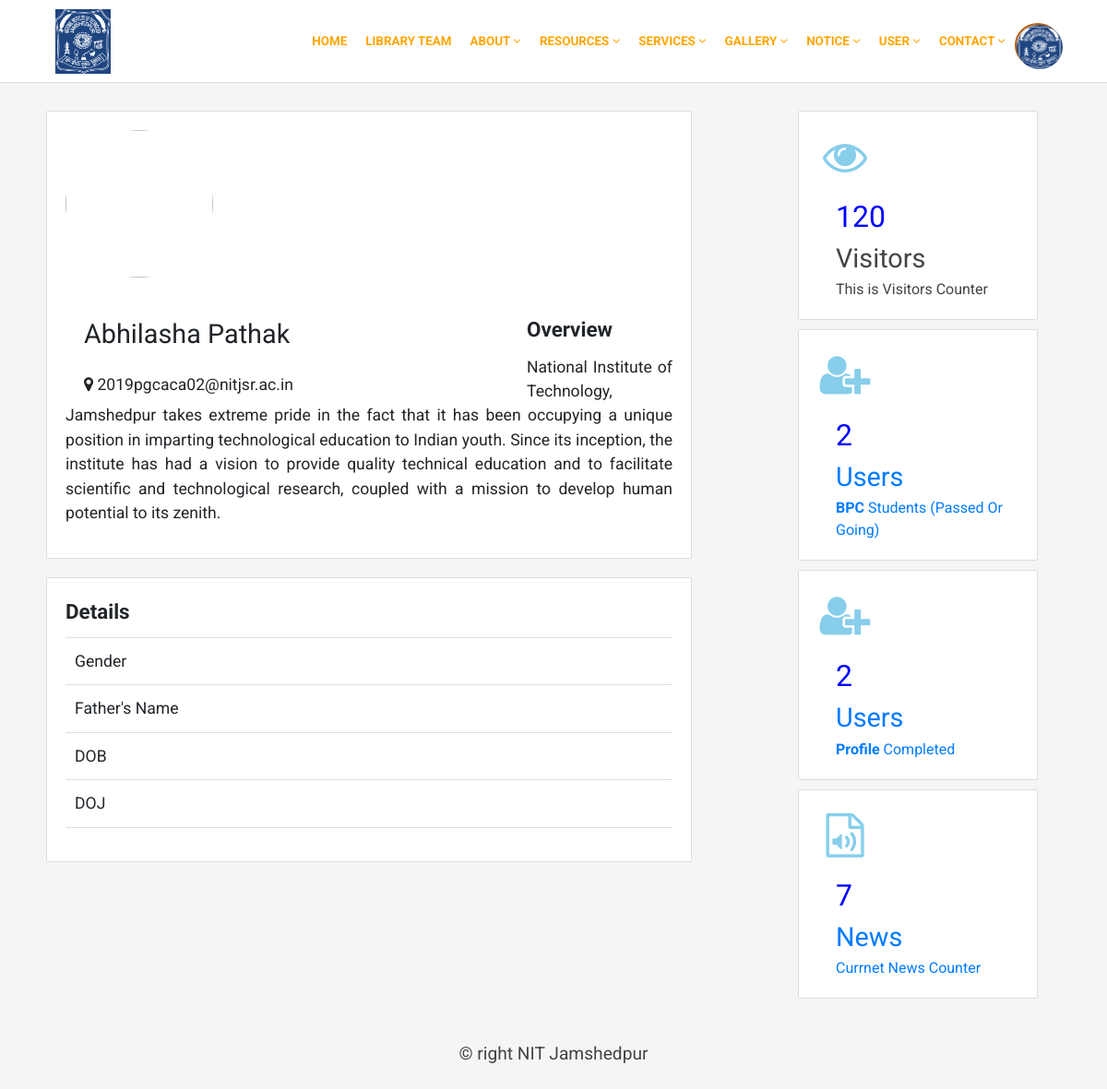
Screenshot of /home.php (signed in) with the database file from the repository.
### tables this page shows
CREATE TABLE `registration` (
  `UserId` int(255) NOT NULL,
  `Name` varchar(255) NOT NULL,
  `Email` varchar(255) NOT NULL,
  `Password` varchar(255) NOT NULL,
  `Confirmpassword` varchar(255) NOT NULL,
  `Type` varchar(255) NOT NULL,
  `Branch` varchar(255) NOT NULL,
  `Regno` varchar(20) DEFAULT NULL
);

CREATE TABLE `visiter` (
  `vid` varchar(10) NOT NULL,
  `vcount` int(11) NOT NULL
);

### home.php (the view, shortened to what this page needs)
<?php
include('comman/menu.php');
$sesuser=$_SESSION['sesuser'];
include('comman/connect.php');
$sql="select * from registration where email='$sesuser'";
$result = mysqli_query($con,$sql);
$data=mysqli_fetch_array($result);
?>
<div class="main">
	<div class="profile">
		<div class="profilebox">
			<div class="pic">
				<img src="images/">
			</div>
			<div class="name"><?php echo $data['Name'];?></div>
			<div class="address"><i class="fa fa-map-marker"></i> <?php echo $data['Email'];?></div>
		</div>
		<div class="overview">
			<span>Overview</span>
			<p>
				National Institute of Technology, Jamshedpur takes extreme pride in the fact that it has been occupying a unique position in imparting technological education to Indian youth. Since its inception, the institute has had a vision to provide quality technical education and to facilitate scientific and technological research, coupled with a mission to develop human potential to its zenith.
			</p>
		</div>
	</div>
	<div class="container">
		<div class="box">
			<div class="one"><i class="fa fa-eye"> </i></div>
			<div class="two">
				<?php
                    $v="select * from visiter";
                    $vv=mysqli_fetch_array(mysqli_query($con,$v));
                    echo $vv['vcount'];
                ?>
			</div>
			<div class="three">Visitors</div>
			<div class="four">This is Visitors Counter</div>
		</div>
		<div class="box">
			<a href="subscribeshow.php">
			<div class="one"><i class="fa fa-user-plus"></i></div>
			<div class="two">
				<?php
                   $u=$con->query("select * from registration");
                   echo $uu=mysqli_num_rows($u);
                ?>
			</div>
			<div class="three">Users</div>
			<div class="four"><b>BPC</b> Students (Passed Or Going)</div>
			</a>
		</div>
		<div class="box">
			<a href="subscribeshow_yes.php">
			<div class="one"><i class="fa fa-user-plus"></i></div>
			<div class="two">
				<?php
                   $u=$con->query("select * from registration ");
                   echo $uu=mysqli_num_rows($u);
                ?>
			</div>
			<div class="three">Users</div>
			<div class="four"><b>Profile</b> Completed</div>
			</a>
		</div>
		<div class="box">
			<a href="news.php">
			<div class="one"><i class="fa fa-file-audio-o"></i></div>
			<div class="two">
				<?php
                   $n=$con->query("select * from news");
                   echo $ns=mysqli_num_rows($n);
                ?>
			</div>
			<div class="three">News</div>
			<div class="four">Currnet News Counter</div>
			</a>
		</div>
	</div>
	<div class="profile" style="margin-top: 20px;">
		<span>Details</span>
		<table class="table">
			<tr>
				<td width="250">Gender</td>
			</tr>
			<tr>
				<td>Father's Name</td>
			</tr>
			<tr>
				<td>DOB</td>
			</tr>
			<tr>
				<td>DOJ</td>
			</tr>
		</table>
	</div>
</div>
<?php include('comman/footer.php');?>

### css/style1.css (style rules this page uses)
body { margin: 0px; padding: 0px; background: #f5f5f5; font-family: 'Roboto', sans-serif; }
.main { width: 1100px; min-height: 100px; border-radius: 2px; margin: auto; top: 120px; position: relative; }
.profile { width: 700px; min-height: 200px; background: #FFF; float: left; padding: 20px; border-radius: 2px; border: 1px solid #ddd; }
.table { width: 100%; font-size: 1.1em; border-bottom: 1px solid #ddd; border-collapse: collapse; }
.table td { border-bottom: 1px solid #ddd; border-collapse: collapse; padding-left: 10px; height: 40px; }
.profilebox { width: 100%; height: 200px; }
.pic { width: 160px; height: 160px; border-radius: 100%; float: left; }
.pic img { width: 160px; height: 160px; border-radius: 100%; }
.name { width: 500px; font-size: 1.8em; padding: 20px 0px 20px 20px; margin-top: 20px; float: left; text-transform: capitalize; }
.address { width: 500px; font-size: 1.1em; padding: 0px 0px 0px 20px; float: left; }
span { font-size: 1.4em; font-weight:bold; margin-bottom: 10px; display: block; }
p { font-size: 1.1em; text-align: justify; }
.container { width: 300px; min-height: 400px; float: right; }
.box { width: 260px; min-height: 100px; background: #FFF; padding: 20px; border-radius: 2px; margin-bottom: 10px; color: #444; border: 1px solid #ddd; }
.one { width: 60px; height: 70px; text-align: center; line-height: 60px; color: skyblue; font-size: 3em; float: left; }
.two { width: 160px; float: left; font-size: 2em; padding-left: 20px; color: blue; }
.three { width: 160px; padding-left: 20px; float: left; font-size: 1.8em; }
.four { width: 220px; padding-left: 20px; float: left; font-size: 1em; }

### comman/style1.php (style rules this page uses)
body { margin: 0px; padding: 0px; background: #f5f5f5; font-family: 'Roboto', sans-serif; }
.main { width: 1100px; min-height: 100px; border-radius: 2px; margin: auto; top: 120px; position: relative; }
.profile { width: 700px; min-height: 200px; background: #FFF; float: left; padding: 20px; border-radius: 2px; border: 1px solid #ddd; }
.table { width: 100%; font-size: 1.1em; border-bottom: 1px solid #ddd; border-collapse: collapse; }
.table td { border-bottom: 1px solid #ddd; border-collapse: collapse; padding-left: 10px; height: 40px; }
.profilebox { width: 100%; height: 200px; }
.pic { width: 160px; height: 160px; border-radius: 100%; float: left; }
.pic img { width: 160px; height: 160px; border-radius: 100%; }
.name { width: 500px; font-size: 1.8em; padding: 20px 0px 20px 20px; margin-top: 20px; float: left; text-transform: capitalize; }
.address { width: 500px; font-size: 1.1em; padding: 0px 0px 0px 20px; float: left; }
span { font-size: 1.4em; font-weight:bold; margin-bottom: 10px; display: block; }
p { font-size: 1.1em; text-align: justify; }
.container { width: 300px; min-height: 400px; float: right; }
.box { width: 260px; min-height: 100px; background: #FFF; padding: 20px; border-radius: 2px; margin-bottom: 10px; color: #444; border: 1px solid #ddd; }
.one { width: 60px; height: 70px; text-align: center; line-height: 60px; color: skyblue; font-size: 3em; float: left; }
.two { width: 160px; float: left; font-size: 2em; padding-left: 20px; color: blue; }
.three { width: 160px; padding-left: 20px; float: left; font-size: 1.8em; }
.four { width: 220px; padding-left: 20px; float: left; font-size: 1em; }

### rows the page displays
registration: Name "Abhilasha Pathak", Email "2019pgcaca02@nitjsr.ac.in"
visiter: vcount "120"

### other values shown
$uu=mysqli_num_rows($u) "2"
$ns=mysqli_num_rows($n) "7"
